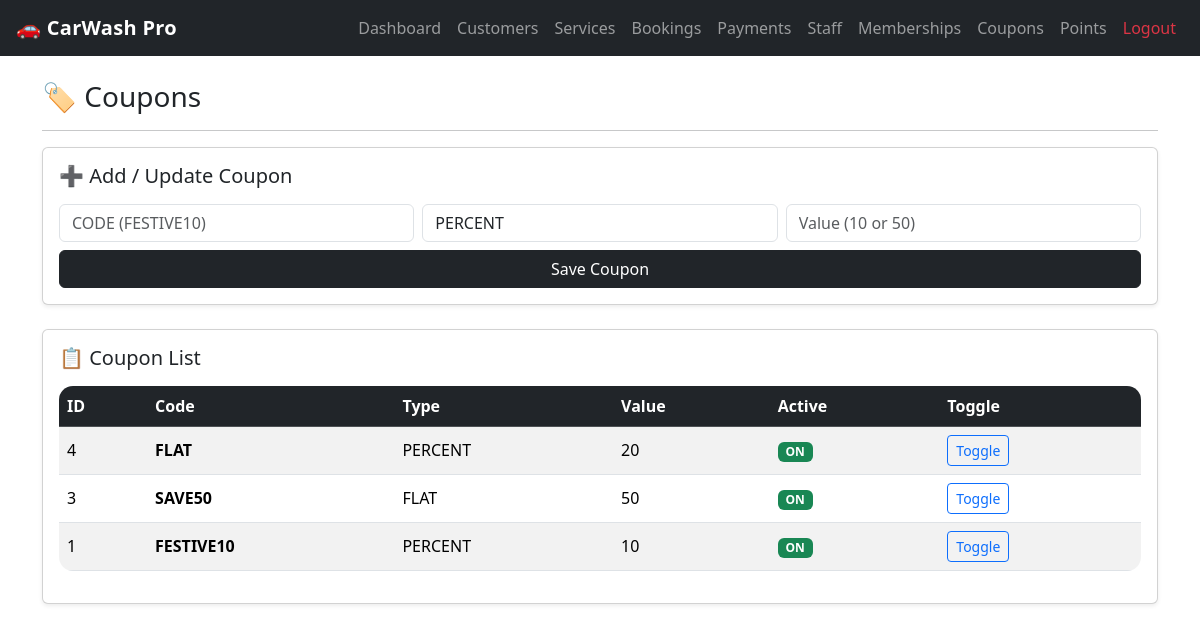
Screenshot of /coupons (signed in) with the database file from the repository.
### tables this page shows
CREATE TABLE coupons(
            id INTEGER PRIMARY KEY AUTOINCREMENT,
            code TEXT UNIQUE,
            discount_type TEXT,         -- 'PERCENT' or 'FLAT'
            discount_value INTEGER,
            active INTEGER DEFAULT 1
        );

### app.py (the view, shortened to what this page needs)
@app.route("/coupons", methods=["GET", "POST"])
def coupons():
    if not require_login():
        return redirect(url_for("login"))
    conn = db_conn()
    cur = conn.cursor()
    cur.execute("SELECT * FROM coupons ORDER BY id DESC")
    cp = cur.fetchall()
    conn.close()
    return render_template("coupons.html", coupons=cp)

### app.py (called while the page is built)
def db_conn():
    conn = sqlite3.connect(DB)
    conn.row_factory = sqlite3.Row
    return conn

def require_login():
    return "admin" in session

### templates/coupons.html (shortened to what this page needs)
{% extends 'base.html' %}
{% block content %}
<h3>🏷️ Coupons</h3>
<hr>
<div class="card p-3 shadow-sm mb-4">
  <h5 class="mb-3">➕ Add / Update Coupon</h5>
  <form method="POST" class="row g-2">
    <div class="col-md-4"><input class="form-control" name="code" placeholder="CODE (FESTIVE10)" required></div>
    <div class="col-md-4">
      <select class="form-control" name="discount_type" required>
        <option value="PERCENT">PERCENT</option>
      </select>
    </div>
    <div class="col-md-4"><input class="form-control" type="number" name="discount_value" placeholder="Value (10 or 50)" required></div>
    <div class="col-12"><button class="btn btn-dark w-100">Save Coupon</button></div>
  </form>
</div>
<div class="card p-3 shadow-sm">
  <h5 class="mb-3">📋 Coupon List</h5>
  <div class="table-responsive">
    <table class="table table-striped align-middle">
      <thead class="table-dark">
        <tr><th>ID</th><th>Code</th><th>Type</th><th>Value</th><th>Active</th><th>Toggle</th></tr>
      </thead>
      <tbody>
        {% for c in coupons %}
        <tr>
          <td>{{c.id}}</td>
          <td><b>{{c.code}}</b></td>
          <td>{{c.discount_type}}</td>
          <td>{{c.discount_value}}</td>
          <td>
            {% if c.active == 1 %}
              <span class="badge bg-success">ON</span>
            {% else %}
              <span class="badge bg-danger">OFF</span>
            {% endif %}
          </td>
          <td><a class="btn btn-sm btn-outline-primary" href="/coupons/toggle/{{c.id}}">Toggle</a></td>
        </tr>
        {% endfor %}
      </tbody>
    </table>
  </div>
</div>
{% endblock %}

### static/style.css (style rules this page uses)
body { background:#f6f7fb; font-family: "Segoe UI", sans-serif; }
.card { border-radius: 14px; }
table { border-radius: 14px; overflow:hidden; }
.btn { border-radius: 10px; }

### rows the page displays
coupons: id "4", code "FLAT", discount_type "PERCENT", discount_value "20", active "ON"
coupons: id "3", code "SAVE50", discount_type "FLAT", discount_value "50", active "ON"
coupons: id "1", code "FESTIVE10", discount_type "PERCENT", discount_value "10", active "ON"
